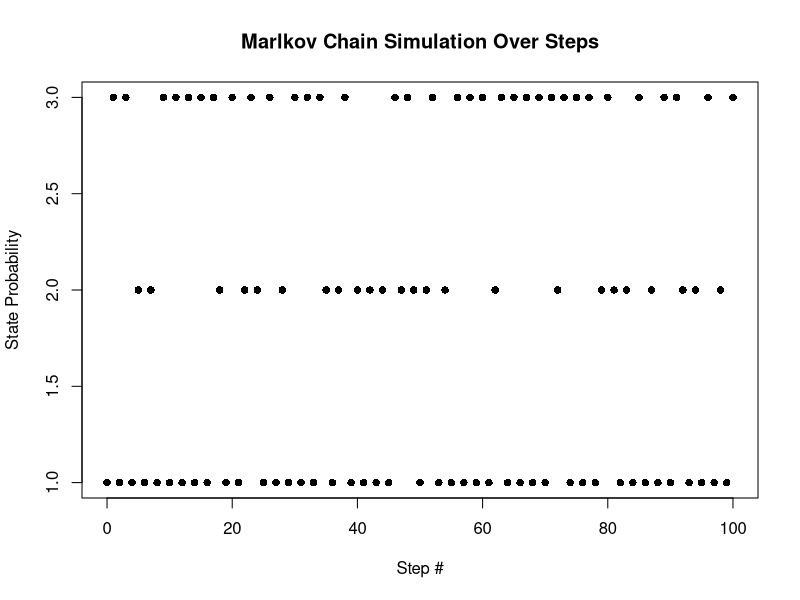

This figure's R source:
## ---- chunk 1
# Libraries

# NOTE: if you do not have any of the below libraries installed, 
# un-comment the line and run it

# install.packages("rmarkdown")
library(rmarkdown)

# install.packages("ggplot2")
library(ggplot2)

# useful libraries not required for this assignment
# install.packages("patchwork")
# library(patchwork)

# install.packages("dplyr")
# library(dplyr)

# install.packages("tidyr")
# library(tidyr)

# install.packages("gapminder")
# library(gapminder)

## ---- chunk 2

pTrans <- matrix(c(
  0, 0.6, 0.8,
  0.3, 0, 0.2,
  0.7, 0.4, 0
), nrow = 3, byrow = TRUE)

pTrans
## ---- chunk 3
simMC <- function(tMatrix, start, numRow, numSteps) {
  states <- numeric(numSteps + 1) 
  states[1] <- sample(1:numRow, 1, prob = start)
  
  for (i in 1:numSteps) {
    states[i + 1] <- sample(1:numRow, 1, prob = tMatrix[, states[i]])
  }
  
  return(states)
}

x0 <- c(1, 0, 0) #start at A

set.seed(7)
totsim <- simMC(pTrans, x0, 3, 100)

plot(
  0:100 ,
  totsim,
  type = "p",
  pch = 16,
  lwd = 1,
  xlab = "Step #",
  ylab = "State Probability",
  main = "Marlkov Chain Simulation Over Steps"
)

## ---- chunk 4
eigenVals <- eigen(pTrans)
statDist <- eigenVals$vectors[,1]
statDist <- statDist / sum(statDist)
statDist
## ---- chunk 5
set.seed(7)

lgSim <- simMC(pTrans, x0, 3, 10000)

ed <- table(lgSim) / length(lgSim)

statDist
ed
## ---- chunk 6

## ---- chunk 7

## ---- chunk 8

## ---- chunk 9

## ---- chunk 10

## ---- chunk 11

## ---- chunk 12

## ---- chunk 13

## ---- chunk 14

## ---- chunk 15

## ---- chunk 16

## ---- chunk 17

## ---- chunk 18

## ---- chunk 19

## ---- chunk 20

## ---- chunk 21

## ---- chunk 22

## ---- chunk 23

## ---- chunk 24
